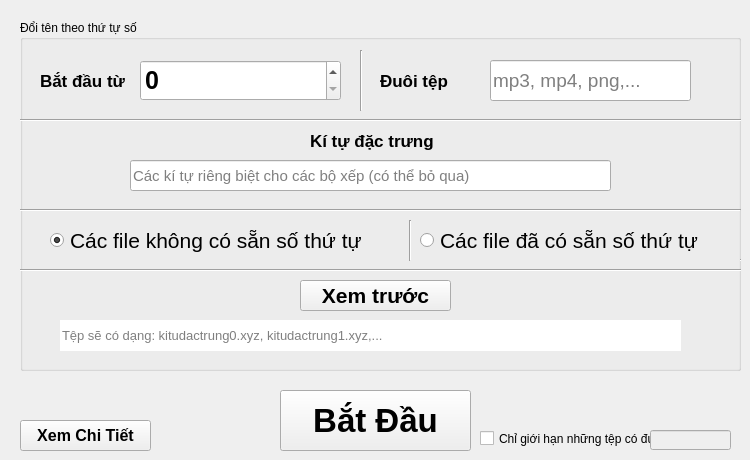
    <widget class="QWidget" name="tab">
     <attribute name="title">
      <string>Đổi tên tệp theo thứ tự</string>
     </attribute>
     <widget class="QGroupBox" name="groupBox_theoso">
      <property name="geometry">
       <rect>
        <x>20</x>
        <y>20</y>
        <width>721</width>
        <height>351</height>
       </rect>
      </property>
      <property name="autoFillBackground">
       <bool>true</bool>
      </property>
      <property name="title">
       <string>Đổi tên theo thứ tự số</string>
      </property>
      <widget class="QLabel" name="label_4">
       <property name="geometry">
        <rect>
         <x>20</x>
         <y>40</y>
         <width>91</width>
         <height>41</height>
        </rect>
       </property>
       <property name="font">
        <font>
         <pointsize>13</pointsize>
         <weight>75</weight>
         <bold>true</bold>
        </font>
       </property>
       <property name="text">
        <string>Bắt đầu từ</string>
       </property>
      </widget>
      <widget class="QLabel" name="label_5">
       <property name="geometry">
        <rect>
         <x>290</x>
         <y>100</y>
         <width>141</width>
         <height>41</height>
        </rect>
       </property>
       <property name="font">
        <font>
         <pointsize>13</pointsize>
         <weight>75</weight>
         <bold>true</bold>
        </font>
       </property>
       <property name="text">
        <string>Kí tự đặc trưng</string>
       </property>
      </widget>
      <widget class="QLineEdit" name="lineEdit_xemtruoc">
       <property name="geometry">
        <rect>
         <x>40</x>
         <y>300</y>
         <width>621</width>
         <height>31</height>
        </rect>
       </property>
       <property name="font">
        <font>
         <pointsize>10</pointsize>
        </font>
       </property>
       <property name="inputMask">
        <string/>
       </property>
       <property name="text">
        <string/>
       </property>
       <property name="maxLength">
        <number>32767</number>
       </property>
       <property name="frame">
        <bool>false</bool>
       </property>
       <property name="readOnly">
        <bool>true</bool>
       </property>
       <property name="placeholderText">
        <string>Tệp sẽ có dạng: kitudactrung0.xyz, kitudactrung1.xyz,...</string>
       </property>
       <property name="clearButtonEnabled">
        <bool>false</bool>
       </property>
      </widget>
      <widget class="QSpinBox" name="spinBox_doiten">
       <property name="geometry">
        <rect>
         <x>120</x>
         <y>40</y>
         <width>201</width>
         <height>41</height>
        </rect>
       </property>
       <property name="font">
        <font>
         <pointsize>19</pointsize>
         <weight>75</weight>
         <italic>false</italic>
         <bold>true</bold>
         <underline>false</underline>
         <strikeout>false</strikeout>
        </font>
       </property>
       <property name="wrapping">
        <bool>false</bool>
       </property>
       <property name="frame">
        <bool>true</bool>
       </property>
       <property name="readOnly">
        <bool>false</bool>
       </property>
       <property name="buttonSymbols">
        <enum>QAbstractSpinBox::UpDownArrows</enum>
       </property>
       <property name="keyboardTracking">
        <bool>false</bool>
       </property>
       <property name="showGroupSeparator" stdset="0">
        <bool>false</bool>
       </property>
       <property name="maximum">
        <number>999999999</number>
       </property>
      </widget>
      <widget class="QLabel" name="label_6">
       <property name="geometry">
        <rect>
         <x>360</x>
         <y>40</y>
         <width>111</width>
         <height>41</height>
        </rect>
       </property>
       <property name="font">
        <font>
         <pointsize>13</pointsize>
         <weight>75</weight>
         <bold>true</bold>
        </font>
       </property>
       <property name="text">
        <string>Đuôi tệp</string>
       </property>
      </widget>
      <widget class="QLineEdit" name="lineEdit_doiten_duoi">
       <property name="geometry">
        <rect>
         <x>470</x>
         <y>40</y>
         <width>201</width>
         <height>41</height>
        </rect>
       </property>
       <property name="font">
        <font>
         <pointsize>14</pointsize>
        </font>
       </property>
       <property name="maxLength">
        <number>10</number>
       </property>
       <property name="frame">
        <bool>true</bool>
       </property>
       <property name="cursorPosition">
        <number>0</number>
       </property>
       <property name="placeholderText">
        <string>mp3, mp4, png,...</string>
       </property>
       <property name="clearButtonEnabled">
        <bool>true</bool>
       </property>
      </widget>
      <widget class="Line" name="line">
       <property name="geometry">
        <rect>
         <x>340</x>
         <y>30</y>
         <width>3</width>
         <height>61</height>
        </rect>
       </property>
       <property name="orientation">
        <enum>Qt::Vertical</enum>
       </property>
      </widget>
      <widget class="Line" name="line_2">
       <property name="geometry">
        <rect>
         <x>0</x>
         <y>90</y>
         <width>731</width>
         <height>20</height>
        </rect>
       </property>
       <property name="orientation">
        <enum>Qt::Horizontal</enum>
       </property>
      </widget>
      <widget class="QLineEdit" name="lineEdit_doiten_ktdt">
       <property name="geometry">
        <rect>
         <x>110</x>
         <y>140</y>
         <width>481</width>
         <height>31</height>
        </rect>
       </property>
       <property name="font">
        <font>
         <pointsize>11</pointsize>
        </font>
       </property>
       <property name="maxLength">
        <number>255</number>
       </property>
       <property name="frame">
        <bool>true</bool>
       </property>
       <property name="cursorPosition">
        <number>0</number>
       </property>
       <property name="placeholderText">
        <string>Các kí tự riêng biệt cho các bộ xếp (có thể bỏ qua)</string>
       </property>
       <property name="clearButtonEnabled">
        <bool>true</bool>
       </property>
      </widget>
      <widget class="Line" name="line_4">
       <property name="geometry">
        <rect>
         <x>-10</x>
         <y>240</y>
         <width>741</width>
         <height>20</height>
        </rect>
       </property>
       <property name="orientation">
        <enum>Qt::Horizontal</enum>
       </property>
      </widget>
      <widget class="QPushButton" name="pushButton_doiten_xemtruoc">
       <property name="geometry">
        <rect>
         <x>280</x>
         <y>260</y>
         <width>151</width>
         <height>31</height>
        </rect>
       </property>
       <property name="font">
        <font>
         <pointsize>16</pointsize>
         <weight>75</weight>
         <bold>true</bold>
        </font>
       </property>
       <property name="text">
        <string>Xem trước</string>
       </property>
      </widget>
      <widget class="QRadioButton" name="radioButton_coso">
       <property name="geometry">
        <rect>
         <x>30</x>
         <y>200</y>
         <width>331</width>
         <height>41</height>
        </rect>
       </property>
       <property name="font">
        <font>
         <pointsize>16</pointsize>
        </font>
       </property>
       <property name="text">
        <string>Các file không có sẵn số thứ tự</string>
       </property>
       <property name="checked">
        <bool>true</bool>
       </property>
      </widget>
      <widget class="QRadioButton" name="radioButton_khongso">
       <property name="geometry">
        <rect>
         <x>400</x>
         <y>200</y>
         <width>301</width>
         <height>41</height>
        </rect>
       </property>
       <property name="font">
        <font>
         <pointsize>16</pointsize>
        </font>
       </property>
       <property name="text">
        <string>Các file đã có sẵn số thứ tự</string>
       </property>
      </widget>
      <widget class="Line" name="line_7">
       <property name="geometry">
        <rect>
         <x>720</x>
         <y>230</y>
         <width>741</width>
         <height>20</height>
        </rect>
       </property>
       <property name="orientation">
        <enum>Qt::Horizontal</enum>
       </property>
      </widget>
      <widget class="Line" name="line_8">
       <property name="geometry">
        <rect>
         <x>-20</x>
         <y>180</y>
         <width>741</width>
         <height>20</height>
        </rect>
       </property>
       <property name="orientation">
        <enum>Qt::Horizontal</enum>
       </property>
      </widget>
      <widget class="Line" name="line_9">
       <property name="geometry">
        <rect>
         <x>380</x>
         <y>200</y>
         <width>20</width>
         <height>41</height>
        </rect>
       </property>
       <property name="orientation">
        <enum>Qt::Vertical</enum>
       </property>
      </widget>
     </widget>
     <widget class="QPushButton" name="pushButton_doiten">
      <property name="geometry">
       <rect>
        <x>280</x>
        <y>390</y>
        <width>191</width>
        <height>61</height>
       </rect>
      </property>
      <property name="font">
       <font>
        <pointsize>25</pointsize>
        <weight>75</weight>
        <bold>true</bold>
       </font>
      </property>
      <property name="text">
       <string>Bắt Đầu</string>
      </property>
     </widget>
     <widget class="QCheckBox" name="checkBox_doi_gioihan">
      <property name="geometry">
       <rect>
        <x>480</x>
        <y>430</y>
        <width>261</width>
        <height>17</height>
       </rect>
      </property>
      <property name="text">
       <string>Chỉ giới hạn những tệp có đuôi</string>
      </property>
     </widget>
     <widget class="QLineEdit" name="lineEdit_doi_gioihan">
      <property name="enabled">
       <bool>false</bool>
      </property>
      <property name="geometry">
       <rect>
        <x>650</x>
        <y>430</y>
        <width>81</width>
        <height>20</height>
       </rect>
      </property>
      <property name="maxLength">
       <number>5</number>
      </property>
      <property name="clearButtonEnabled">
       <bool>false</bool>
      </property>
     </widget>
     <widget class="QPushButton" name="pushButton_doiten_chitiet">
      <property name="geometry">
       <rect>
        <x>20</x>
        <y>420</y>
        <width>131</width>
        <height>31</height>
       </rect>
      </property>
      <property name="font">
       <font>
        <pointsize>12</pointsize>
        <weight>75</weight>
        <bold>true</bold>
       </font>
      </property>
      <property name="text">
       <string>Xem Chi Tiết</string>
      </property>
     </widget>
    </widget>
